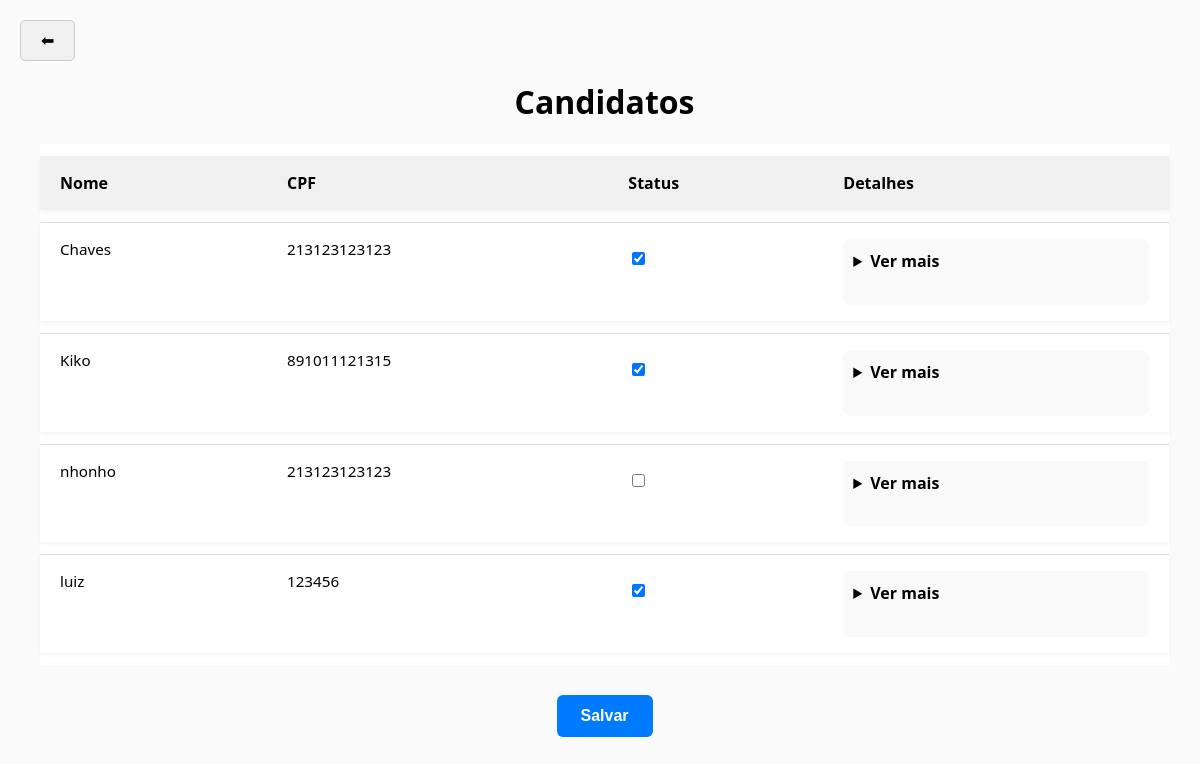
Page /candidatos/ on the committed database.
### portal/models.py (models this page shows, shortened)
class Candidato(models.Model):
    user = models.OneToOneField(User, on_delete=models.CASCADE, null=True, blank=True)
    nome_completo = models.CharField(max_length=200)
    data_nascimento = models.DateField()
    idade = models.IntegerField(editable = False)
    sexo = models.CharField(max_length=20)
    raca_cor = models.CharField(max_length=50)
    cpf = models.CharField(max_length=14)
    telefone = models.CharField(max_length=20, blank=True)
    whatsapp = models.BooleanField()
    estado_civil = models.CharField(max_length=50, blank=True)
    email = models.EmailField(blank=True)
    endereco_principal = models.CharField(max_length=200)
    numero = models.CharField(max_length=20)
    bairro = models.CharField(max_length=100)
    municipio_uf = models.CharField(max_length=100)
    microrregiao = models.CharField(max_length=100, blank=True)
    cep = models.CharField(max_length=20)
    ingressara_no_projeto = models.BooleanField()
    turno = models.CharField(max_length=50, blank=True)
    apadrinhado = models.BooleanField()
    escolaridade = models.CharField(max_length=100, blank=True)
    rede_ensino = models.CharField(max_length=50, blank=True)
    ano_ou_periodo = models.CharField(max_length=20, blank=True)
    turno_escolar = models.CharField(max_length=50, blank=True)
    motivo_nao_estuda = models.TextField(blank=True)
    pretende_estudar = models.BooleanField(null=True)
    situacao_profissional = models.CharField(max_length=100, blank=True)
    profissao = models.CharField(max_length=100, blank=True)
    local_trabalho = models.CharField(max_length=100, blank=True)
    bairro_trabalho = models.CharField(max_length=100, blank=True)
    salario = models.DecimalField(max_digits=10, decimal_places=2, null=True, blank=True)
    conhece_eca = models.CharField(max_length=50, blank=True)
    nocao_cidadania = models.BooleanField(null=True)
    referencia_familiar = models.CharField(max_length=20, blank=True)
    conhece_conselho = models.CharField(max_length=100, blank=True)
    conhece_foscar = models.CharField(max_length=100, blank=True)
    possui_plano = models.BooleanField(null=True)
    nome_plano = models.CharField(max_length=100, blank=True)
    problema_saude = models.BooleanField(null=True)
    acompanhamento_medico = models.BooleanField(null=True)
    cirurgia = models.BooleanField(null=True)
    problema_atual = models.TextField(blank=True)
    deficiencia_fisica = models.BooleanField(null=True)
    tipo_deficiencia = models.CharField(max_length=100, blank=True)
    desenvolvimento_mental = models.TextField(blank=True)
    onde_procura_saude = models.CharField(max_length=100, blank=True)
    refeicoes_dia = models.IntegerField(null=True, blank=True)
    alimentacao = models.TextField(blank=True)
    participa_grupo = models.TextField(blank=True)
    tipo_casa = models.CharField(max_length=100, blank=True)
    tipo_moradia = models.CharField(max_length=100, blank=True)
    vulnerabilidade = models.TextField(blank=True)
    numero_comodos = models.IntegerField(null=True, blank=True)
    divisorias_crianca_adulto = models.BooleanField(null=True)
    tem_banheiro = models.BooleanField(null=True)
    banheiro_dentro = models.BooleanField(null=True)
    energia_publica = models.BooleanField(null=True)
    agua = models.CharField(max_length=100, blank=True)
    destino_lixo = models.CharField(max_length=100, blank=True)
    destino_esgoto = models.CharField(max_length=100, blank=True)
    bens = models.TextField(blank=True)
    origem_bens = models.CharField(max_length=100, blank=True)
    cadastrado_cadunico = models.BooleanField(null=True)
    bolsa_familia = models.BooleanField(null=True)
    auxilio_moradia = models.BooleanField(null=True)
    recebe_bpc = models.BooleanField(null=True)
    faixa_renda_familiar = models.CharField(max_length=100, blank=True)
    renda_per_capita = models.DecimalField(max_digits=10, decimal_places=2, null=True, blank=True)
    aprovado = models.BooleanField(null=True, blank=True)

### portal/views.py (the view)
# urls.py: path('candidatos/', views.lista_candidatos, name='lista_candidatos'),
def lista_candidatos(request):
    candidatos = Candidato.objects.all()
    return render(request, "candidatos.html", {"candidatos": candidatos})

### portal/templates/candidatos.html (shortened to what this page needs)
{% extends "base.html" %}
{% block content %}
<div class="container">
    <h1>Candidatos</h1>
    <table>
        <thead>
            <tr>
                <th>Nome</th>
                <th>CPF</th>
                <th>Status</th>
                <th>Detalhes</th>
            </tr>
        </thead>
        <tbody>
        {% for candidato in candidatos %}
            <tr>
                <td>{{ candidato.nome_completo }}</td>
                <td>{{ candidato.cpf }}</td>
                <td class="acoes">
                    <div class="status-checkbox">
                        <form method="post" action="{% url 'alterar_status' candidato.id %}">
                            <label class="checkbox-wrapper" title="Clique para aprovar/reprovar">
                                <input type="checkbox" name="status" value="aprovar" onchange="this.form.submit()" {% if candidato.aprovado %}checked{% endif %}>
                            </label>
                        </form>
                    </div>
                </td>
                <td>
                    <details>
                        <summary>Ver mais</summary>
                        <strong>Data de Nascimento:</strong> {{ candidato.data_nascimento }}<br>
                        <strong>Idade:</strong> {{ candidato.idade }}<br>
                        <strong>Sexo:</strong> {{ candidato.sexo }}<br>
                        <strong>Raça/Cor:</strong> {{ candidato.raca_cor }}<br>
                        <strong>Telefone:</strong> {{ candidato.telefone }}<br>
                        <strong>WhatsApp:</strong> {{ candidato.whatsapp }}<br>
                        <strong>Estado Civil:</strong> {{ candidato.estado_civil }}<br>
                        <strong>Email:</strong> {{ candidato.email }}<br>
                        <strong>Endereço:</strong> {{ candidato.endereco_principal }}, {{ candidato.numero }} - {{ candidato.bairro }}<br>
                        <strong>Município/UF:</strong> {{ candidato.municipio_uf }}<br>
                        <strong>Microrregião:</strong> {{ candidato.microrregiao }}<br>
                        <strong>CEP:</strong> {{ candidato.cep }}<br>
                        <strong>Ingressará no Projeto:</strong> {{ candidato.ingressara_no_projeto }}<br>
                        <strong>Turno:</strong> {{ candidato.turno }}<br>
                        <strong>Apadrinhado:</strong> {{ candidato.apadrinhado }}<br><br>
                        <strong>Escolaridade:</strong> {{ candidato.escolaridade }}<br>
                        <strong>Rede de Ensino:</strong> {{ candidato.rede_ensino }}<br>
                        <strong>Ano ou Período:</strong> {{ candidato.ano_ou_periodo }}<br>
                        <strong>Turno Escolar:</strong> {{ candidato.turno_escolar }}<br>
                        <strong>Motivo de Não Estudo:</strong> {{ candidato.motivo_nao_estuda }}<br>
                        <strong>Pretende Estudar:</strong> {{ candidato.pretende_estudar }}<br><br>
                        <strong>Situação Profissional:</strong> {{ candidato.situacao_profissional }}<br>
                        <strong>Profissão:</strong> {{ candidato.profissao }}<br>
                        <strong>Local de Trabalho:</strong> {{ candidato.local_trabalho }}<br>
                        <strong>Bairro do Trabalho:</strong> {{ candidato.bairro_trabalho }}<br>
                        <strong>Salário:</strong> R$ {{ candidato.salario }}<br><br>
                        <strong>Conhece ECA:</strong> {{ candidato.conhece_eca }}<br>
                        <strong>Noção de Cidadania:</strong> {{ candidato.nocao_cidadania }}<br>
                        <strong>Referência Familiar:</strong> {{ candidato.referencia_familiar }}<br>
                        <strong>Conhece Conselho:</strong> {{ candidato.conhece_conselho }}<br>
                        <strong>Conhece FOSCAR:</strong> {{ candidato.conhece_foscar }}<br><br>
                        <strong>Possui Plano de Saúde:</strong> {{ candidato.possui_plano }}<br>
                        <strong>Nome do Plano:</strong> {{ candidato.nome_plano }}<br>
                        <strong>Problema de Saúde:</strong> {{ candidato.problema_saude }}<br>
                        <strong>Acompanhamento Médico:</strong> {{ candidato.acompanhamento_medico }}<br>
                        <strong>Cirurgia:</strong> {{ candidato.cirurgia }}<br>
                        <strong>Problema Atual:</strong> {{ candidato.problema_atual }}<br>
                        <strong>Deficiência Física:</strong> {{ candidato.deficiencia_fisica }}<br>
                        <strong>Tipo de Deficiência:</strong> {{ candidato.tipo_deficiencia }}<br>
                        <strong>Desenvolvimento Mental:</strong> {{ candidato.desenvolvimento_mental }}<br>
                        <strong>Onde Procura Saúde:</strong> {{ candidato.onde_procura_saude }}<br><br>
                        <strong>Refeições por Dia:</strong> {{ candidato.refeicoes_dia }}<br>
                        <strong>Alimentação:</strong> {{ candidato.alimentacao }}<br><br>
                        <strong>Participa de Grupos:</strong> {{ candidato.participa_grupo }}<br><br>
                        <strong>Tipo de Casa:</strong> {{ candidato.tipo_casa }}<br>
                        <strong>Tipo de Moradia:</strong> {{ candidato.tipo_moradia }}<br>
                        <strong>Vulnerabilidade:</strong> {{ candidato.vulnerabilidade }}<br>
                        <strong>Número de Cômodos:</strong> {{ candidato.numero_comodos }}<br>
                        <strong>Divisória Criança/Adulto:</strong> {{ candidato.divisorias_crianca_adulto }}<br>
                        <strong>Tem Banheiro:</strong> {{ candidato.tem_banheiro }}<br>
                        <strong>Banheiro Dentro:</strong> {{ candidato.banheiro_dentro }}<br>
                        <strong>Energia Pública:</strong> {{ candidato.energia_publica }}<br>
                        <strong>Água:</strong> {{ candidato.agua }}<br>
                        <strong>Destino do Lixo:</strong> {{ candidato.destino_lixo }}<br>
                        <strong>Destino do Esgoto:</strong> {{ candidato.destino_esgoto }}<br><br>
                        <strong>Bens:</strong> {{ candidato.bens }}<br>
                        <strong>Origem dos Bens:</strong> {{ candidato.origem_bens }}<br><br>
                        <strong>Cadastrado no CadÚnico:</strong> {{ candidato.cadastrado_cadunico }}<br>
                        <strong>Recebe Bolsa Família:</strong> {{ candidato.bolsa_familia }}<br>
                        <strong>Auxílio Moradia:</strong> {{ candidato.auxilio_moradia }}<br>
                        <strong>Recebe BPC:</strong> {{ candidato.recebe_bpc }}<br><br>
                        <strong>Faixa de Renda Familiar:</strong> {{ candidato.faixa_renda_familiar }}<br>
                    </details>
                </td>
            </tr>
        {% endfor %}
        </tbody>
    </table>
    <button onclick="window.location.href='/professor/'"
        style="position: absolute; top: 20px; left: 20px;
            padding: 10px 20px; font-size: 16px;
            background-color: #f0f0f0; border: 1px solid #ccc;
            border-radius: 5px; cursor: pointer;">
        ⬅
    </button>
    <button onclick="salvarEVoltar()"
        style="margin: 30px auto 0 auto; display: block; padding: 12px 24px;
            font-size: 16px; font-weight: bold;
            background-color: #007bff; color: white;
            border: none; border-radius: 6px; cursor: pointer;">
         Salvar
    </button>
</div>
{% endblock %}

### portal/static/portal/css/style.css (style rules this page uses)
body { font-family: Arial, sans-serif; background-color: #f4f4f4; text-align: center; margin: 0; padding: 0; }

### portal/templates/candidatos.html (style rules this page uses)
body { font-family: "Segoe UI", Tahoma, Geneva, Verdana, sans-serif; background-color: #fafafa; }
h1 { text-align: center; margin-top: 40px; font-size: 2em; }
.container { max-width: 97%; width: 97%; margin: 0; padding: 20px; }
table { width: 100%; border-collapse: separate; border-spacing: 0 12px; background-color: white; }
th, td { padding: 16px 20px; text-align: left; vertical-align: top; border-top: 1px solid #ddd; font-size: 0.95rem; }
th { background-color: #f0f0f0; font-weight: bold; font-size: 1rem; border-top: none; }
tr { background-color: #fff; box-shadow: 0 2px 4px rgba(0,0,0,0.05); }
.acoes form { display: flex; gap: 10px; margin-top: 10px; }
details { padding: 10px; background-color: #f9f9f9; border-radius: 8px; line-height: 1.6; max-height: 300px; overflow-y: auto; }
summary { cursor: pointer; font-weight: bold; font-size: 1rem; margin-bottom: 10px; }
details::after { display: block; content: ""; margin-top: 10px; }

### rows in the picture
Candidato: nome_completo "Chaves", cpf "213123123123", aprovado "☑"
Candidato: nome_completo "Kiko", cpf "891011121315", aprovado "☑"
Candidato: nome_completo "nhonho", cpf "213123123123"
Candidato: nome_completo "luiz", cpf "123456", aprovado "☑"
